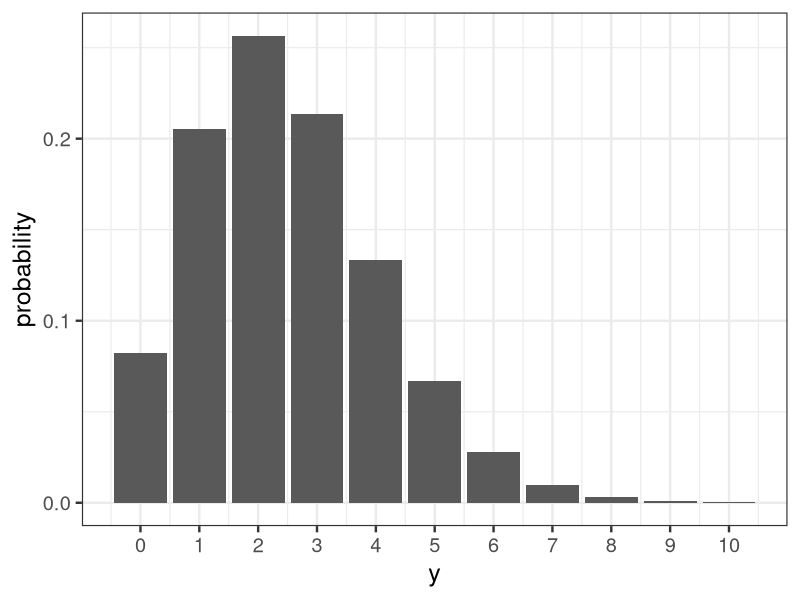

This figure's R source:
library(ggplot2)

x <- 0:10
d <- data.frame(X=x, Y=dpois(x, lambda=2.5))

p <- ggplot(data=d, aes(x=X, y=Y)) +
  theme_bw(base_size=18) +
  geom_bar(stat='identity') +
  labs(x='y', y='probability') +
  scale_x_continuous(breaks=seq(0, 10, 1))
ggsave(file='output/fig6-8.png', plot=p, dpi=300, w=4, h=3)
